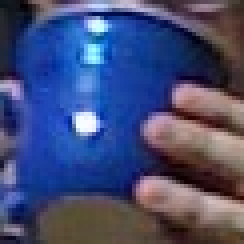
//> input picture Resources/BlueCup.jpg, 61 x 61 px (shown 4 times larger)
$ ./main ../../Resources/BlueCup.jpg   (built with g++ and OpenCV 4)
//> lines starting //> are read from the running program, lines starting //| are printed output that depends on the picture; after the words box and inside, x2 and y2 are one past the last pixel; in counts of white or black regions, pixels touching at a corner belong together
//
//  main.cpp
//  ConnectedComponents
//
//  Created by chenjie on 2020/7/23.
//  Copyright © 2020 chenjie. All rights reserved.
//

#include <iostream>
#include <opencv2/core.hpp>
#include <opencv2/highgui.hpp>
#include <opencv2/imgproc.hpp>

int main(int argc, const char * argv[]) {
    // 加载原始图片
    cv::Mat img = cv::imread(argv[1], cv::IMREAD_GRAYSCALE);
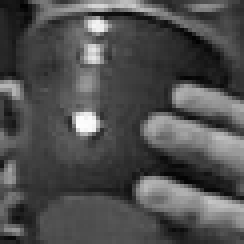
//> img: 61 rows x 61 cols, CV_8UC1 (shown 4 times larger); min 2, max 253, mean 78.6
    if ((argc != 2) || img.empty()) {
        std::cout << "\nERROR: You need 2 parameters, you had " << argc << "\n" << std::endl;
        std::cout << "\nExample: Drawing labeled connected componnents\n"
                  << "Call is:\n" <<argv[0] << " <path/image>\n"
                  << "\nExample:\n" << argv[0] << " ../HandIndoorColor.jpg\n" << std::endl;
        return -1;
    }
    cv::imshow("Source Image", img);

    // 生成阈值图
    cv::Mat img_edge;
    cv::threshold(img, img_edge, 128, 255, cv::THRESH_BINARY);
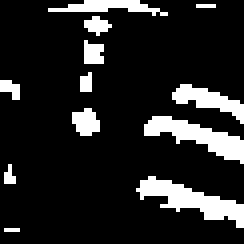
//> img_edge: 61 rows x 61 cols, CV_8UC1 (shown 4 times larger); 14.2% white; 12 white regions (5 under 20 px), largest, box (x1, y1, x2, y2) and area: (34, 44, 61, 57) 138, (36, 29, 61, 41) 124, (43, 21, 61, 31) 75
    cv::imshow("Image after threshold", img_edge);

    // 分析连通区域
    cv::Mat labels, stats, centroids;
    int nccomps = cv::connectedComponentsWithStats(img_edge, labels, stats, centroids);
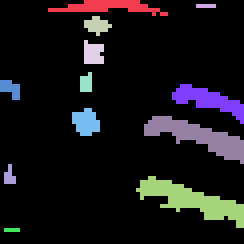
//> labels: 61 rows x 61 cols, CV_32SC1 (shown 4 times larger); 13 distinct labels, from 0 to 12; one colour per label, 0 black
//> stats = 13 rows, first 6: [0, 0, 61, 61, 3193], [12, 0, 30, 4, 60], [49, 1, 5, 1, 5], [21, 4, 7, 5, 21], [21, 10, 5, 6, 25], [20, 18, 3, 5, 13]; centroids = 13 rows, first 8: [28.52, 30.02], [26.72, 1.25], [51, 1], [23.81, 5.86], [22.84, 12.88], [21.08, 20.31], [2.18, 21.71], [51.69, 24.63]; nccomps = 13
    std::cout << "Total Connected Components Detected: " << nccomps << std::endl;
//| Total Connected Components Detected: 13

    // 为每个连通区域分配一个随机颜色，labels中的标记对应为颜色表内的索引
    std::vector<cv::Vec3b> colors(nccomps + 1);
    // label为0的连通区域是背景区域（即在待分析图像中就是黑色部分），设置为黑色
    colors[0] = cv::Vec3b(0,0,0);
    for (int i = 1; i <= nccomps; i++) {
        // 面积如果小于100，则设置为黑色
        if (stats.at<int>(i-1, cv::CC_STAT_AREA) < 100) {
            colors[i] = cv::Vec3b(0,0,0);
        } else {
            colors[i] = cv::Vec3b(rand()%256, rand()%256, rand()%256);
        }
    }
//> this loop made 13 passes

    // 绘制连通区域分析结果图像
    cv::Mat img_color = cv::Mat::zeros(img.size(), CV_8UC3);
    for (int y = 0; y < img_color.rows; y++) {
      for (int x = 0; x < img_color.cols; x++) {
          int label = labels.at<int>(y, x);
          CV_Assert(0 <= label && label <= nccomps);
          img_color.at<cv::Vec3b>(y, x) = colors[label];
      }
    }
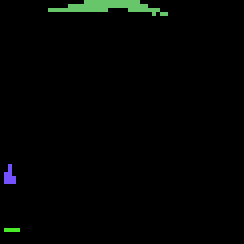
//> img_color: 61 rows x 61 cols, CV_8UC3 (shown 4 times larger); mean B, G, R 2.4, 3.7, 2

    // 展示连通区域分析结果
    cv::imshow("Labeled map", img_color);

    // 挂起程序，等待用户输入
    cv::waitKey();

    return 0;
}

$ run again, on Resources/HandOutdoorColor.jpg
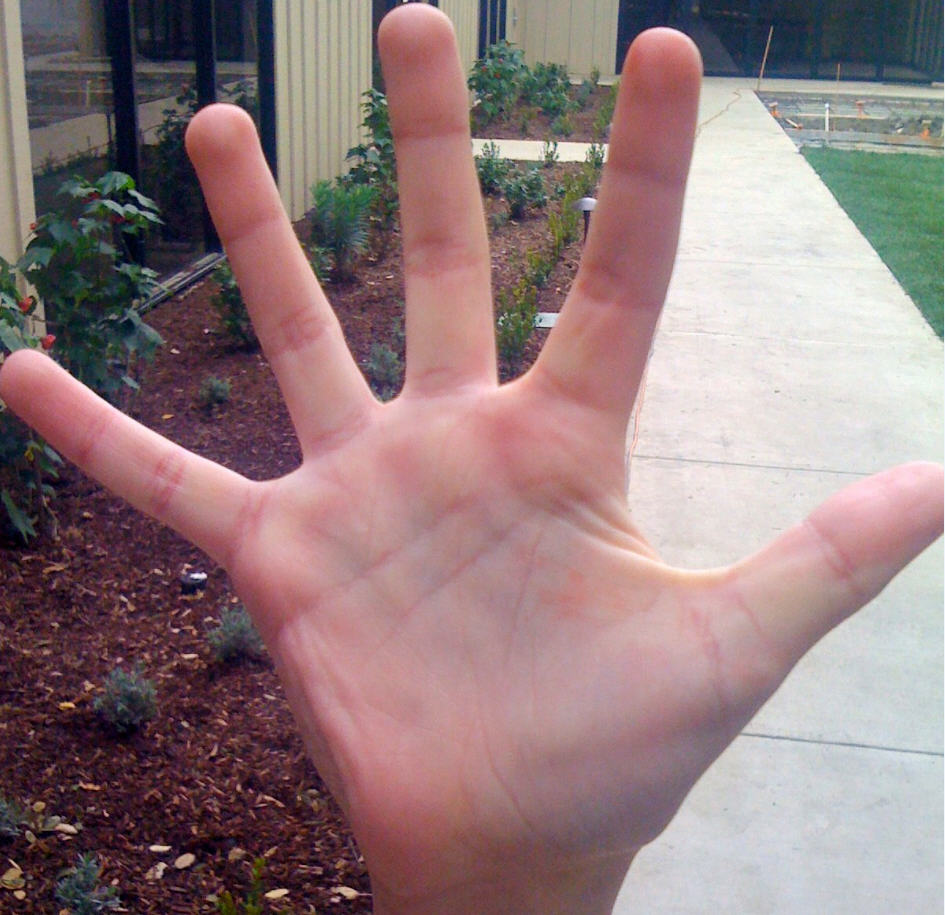
//> input picture Resources/HandOutdoorColor.jpg, 945 x 915 px
//> img_edge: 915 rows x 945 cols, CV_8UC1; 53.1% white; 294 black regions (266 under 20 px), largest, box (x1, y1, x2, y2) and area: (0, 376, 927, 915) 184137, (0, 0, 304, 481) 106194, (467, 0, 944, 384) 71207
//> `int nccomps = cv::connectedComponentsWithStats(img_edge, labels, stats..`:
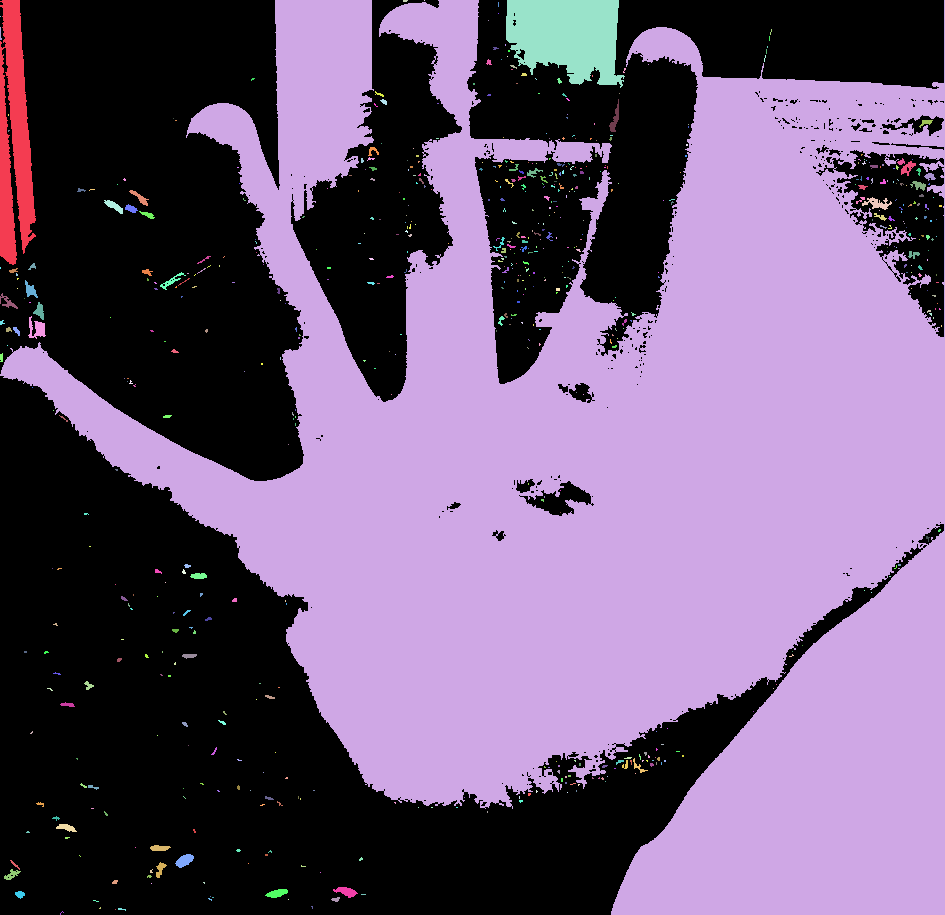
//> labels: 915 rows x 945 cols, CV_32SC1; 647 distinct labels, from 0 to 646; one colour per label, 0 black
//> stats = 647 rows, first 6: [0, 0, 944, 915, 405139], [0, 0, 36, 265, 6112], [0, 0, 945, 915, 439205], [403, 0, 5, 2, 9], [424, 0, 1, 1, 1], [506, 0, 119, 88, 7778]; centroids = 647 pairs, first value 0 to 941, second value 0 to 912.4; nccomps = 647
//| Total Connected Components Detected: 647
//> after the loop `for (int y = 0; y < img_color.rows; y++)`:
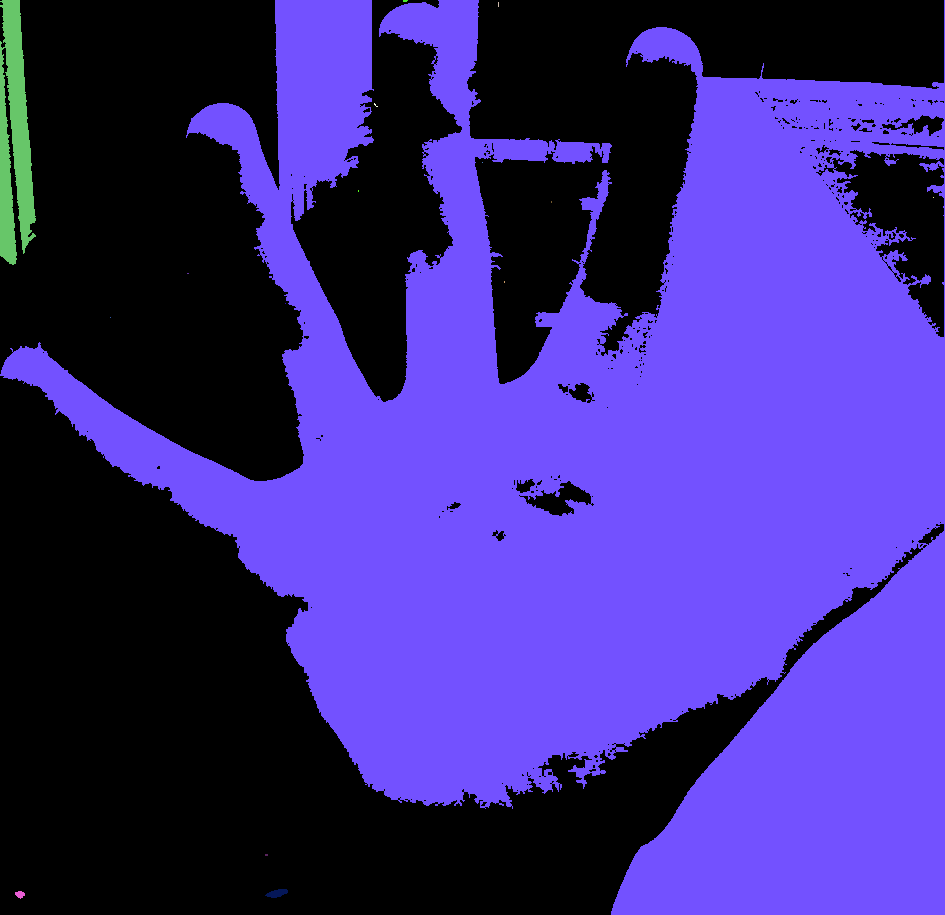
//> img_color: 915 rows x 945 cols, CV_8UC3; mean B, G, R 130.3, 42.6, 59.2

$ run again, on Resources/HandOutdoorSunColor.jpg
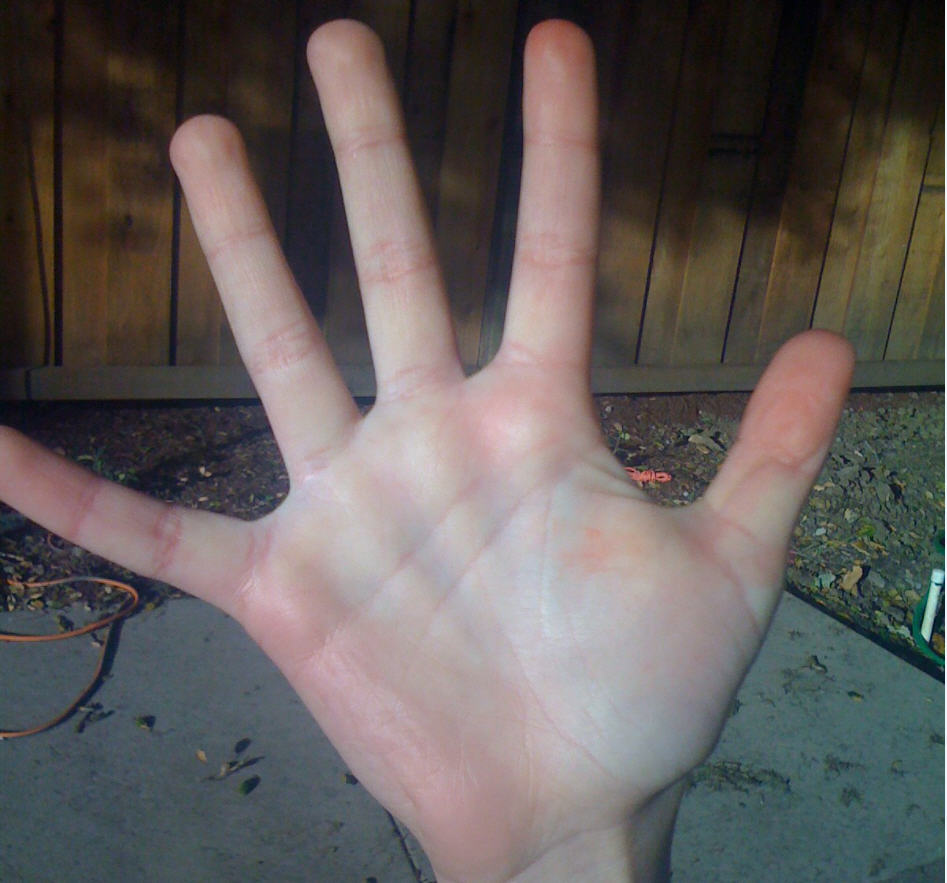
//> input picture Resources/HandOutdoorSunColor.jpg, 947 x 883 px
//> img_edge: 883 rows x 947 cols, CV_8UC1; 32.1% white; 87 white regions (77 under 20 px), largest, box (x1, y1, x2, y2) and area: (77, 29, 836, 883) 263537, (921, 0, 947, 883) 2417, (0, 448, 70, 531) 1870
//> `int nccomps = cv::connectedComponentsWithStats(img_edge, labels, stats..`:
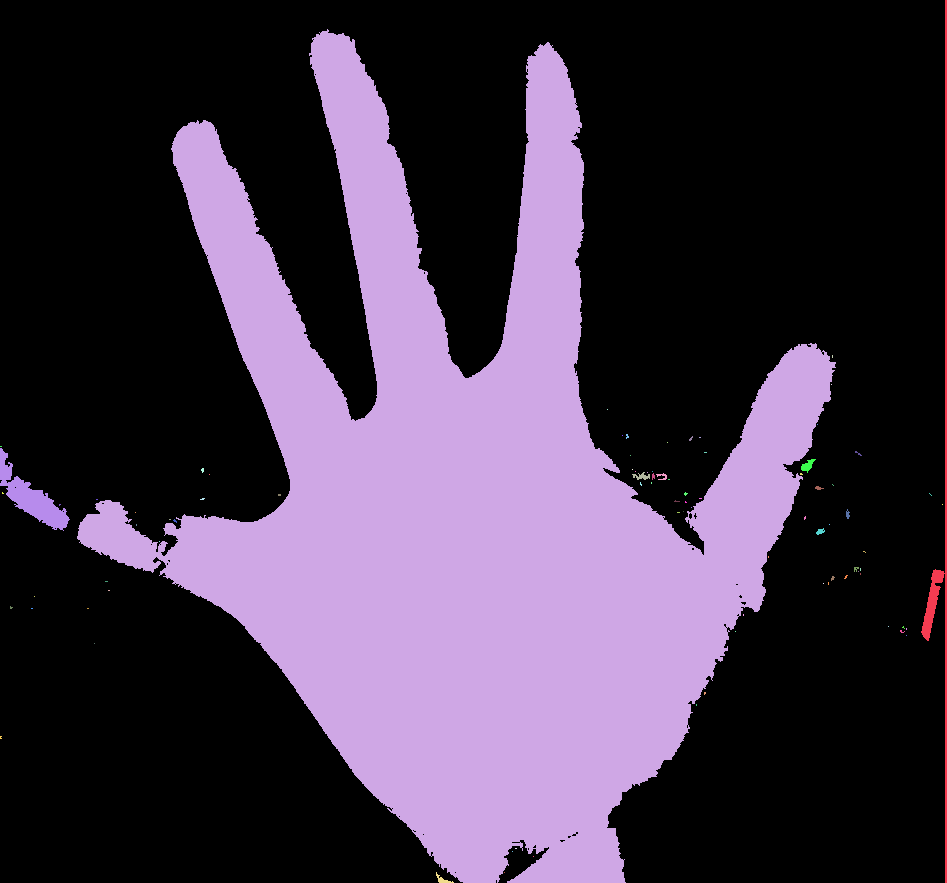
//> labels: 883 rows x 947 cols, CV_32SC1; 88 distinct labels, from 0 to 87; one colour per label, 0 black
//> stats = 88 rows, first 6: [0, 0, 945, 883, 567743], [921, 0, 26, 883, 2417], [77, 29, 759, 854, 263537], [832, 355, 1, 3, 3], [831, 384, 1, 1, 1], [607, 409, 1, 1, 1]; centroids = 88 pairs, first value 0.4 to 942, second value 356 to 879.4; nccomps = 88
//| Total Connected Components Detected: 88
//> the loop `for (int i = 1; i <= nccomps; i++)` made 88 passes
//> after the loop `for (int y = 0; y < img_color.rows; y++)`:
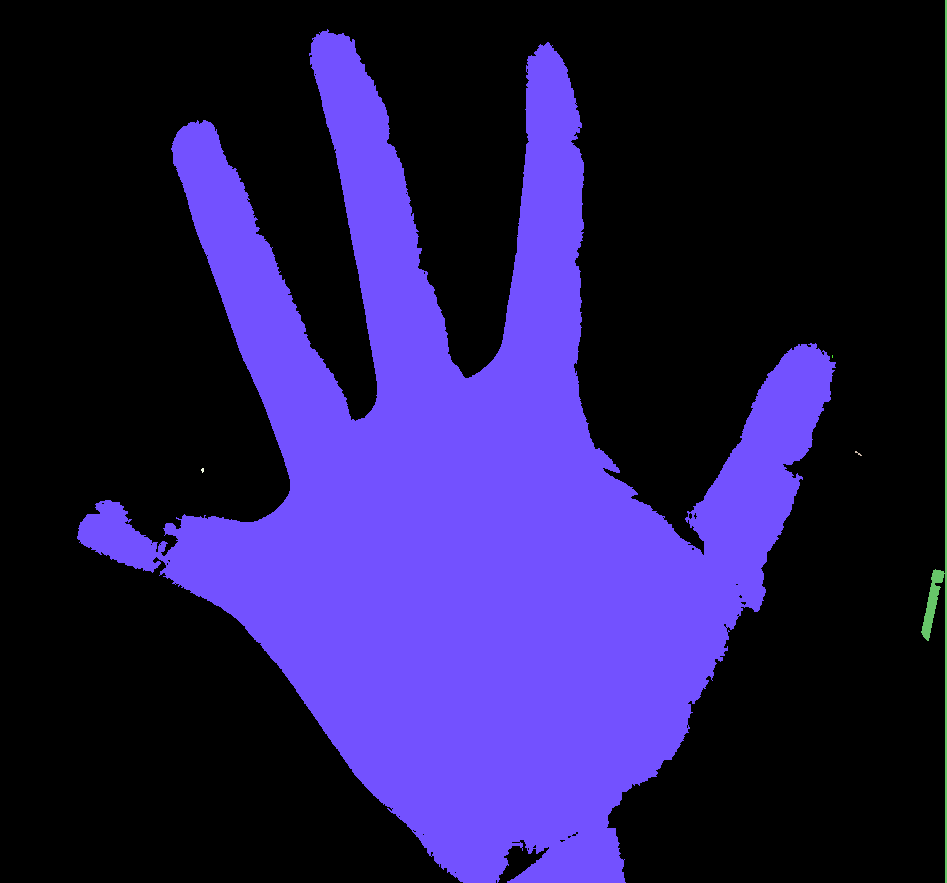
//> img_color: 883 rows x 947 cols, CV_8UC3; mean B, G, R 80.7, 26.1, 36.5

$ run again, on Resources/adrian.jpg
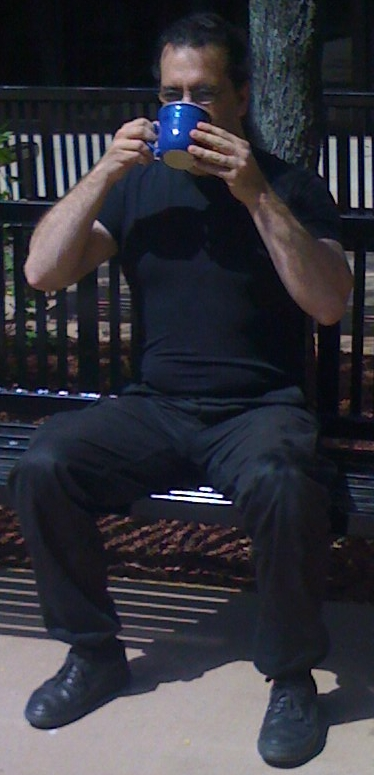
//> input picture Resources/adrian.jpg, 374 x 775 px
//> img_edge: 775 rows x 374 cols, CV_8UC1; 13.6% white; 117 white regions (67 under 20 px), largest, box (x1, y1, x2, y2) and area: (0, 635, 374, 775) 27588, (25, 118, 159, 283) 4169, (162, 47, 199, 84) 1023
//> `int nccomps = cv::connectedComponentsWithStats(img_edge, labels, stats..`:
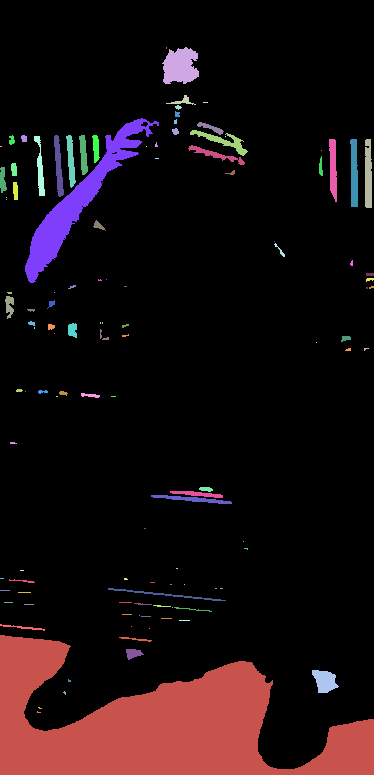
//> labels: 775 rows x 374 cols, CV_32SC1; 118 distinct labels, from 0 to 117; one colour per label, 0 black
//> stats = 118 rows, first 6: [0, 0, 374, 769, 250495], [166, 47, 1, 2, 2], [162, 47, 37, 37, 1023], [166, 95, 30, 10, 90], [203, 102, 5, 1, 5], [175, 105, 7, 5, 21]; centroids = 118 pairs, first value 0.5 to 371, second value 47.5 to 725.6; nccomps = 118
//| Total Connected Components Detected: 118
//> the loop `for (int i = 1; i <= nccomps; i++)` made 118 passes
//> after the loop `for (int y = 0; y < img_color.rows; y++)`:
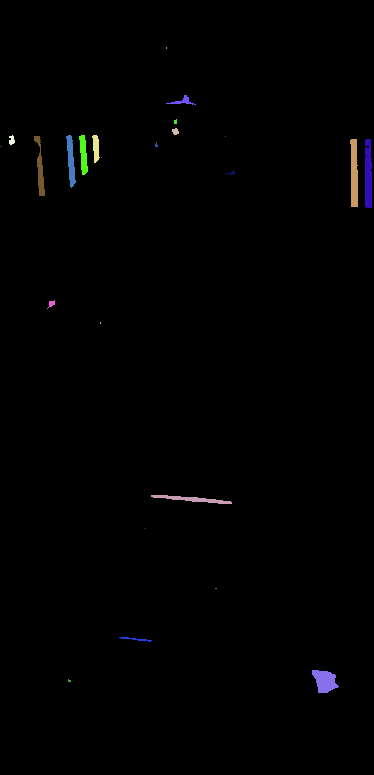
//> img_color: 775 rows x 374 cols, CV_8UC3; mean B, G, R 1.5, 1.2, 1.3
